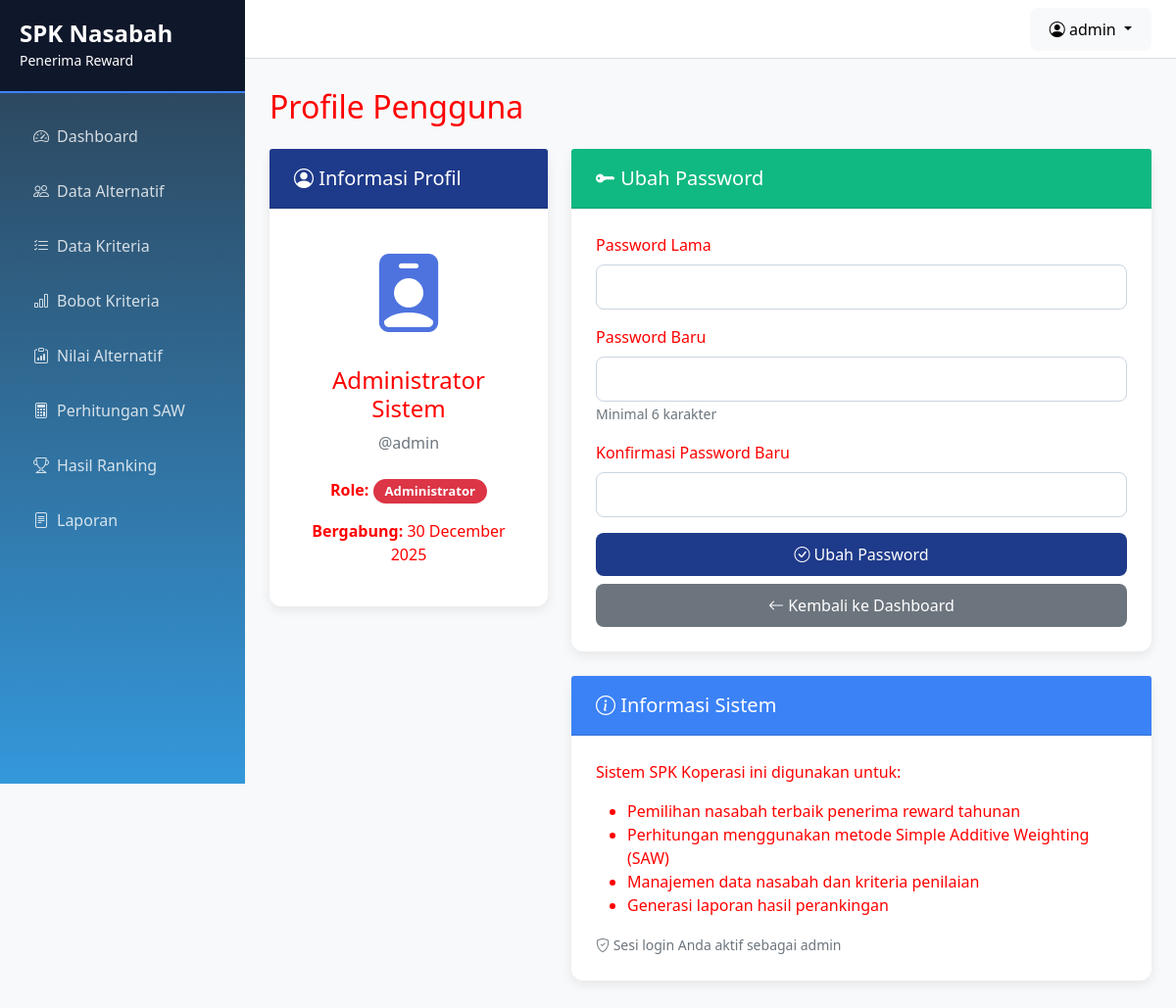
The app's page /profile (signed in) with its own data.
### models.py (models this page shows, shortened)
class User(db.Model, UserMixin):
    id = db.Column(db.Integer, primary_key=True)
    username = db.Column(db.String(80), unique=True, nullable=False)
    password_hash = db.Column(db.String(200), nullable=False)
    nama_lengkap = db.Column(db.String(100))
    role = db.Column(db.String(20), default='admin')  # admin, user
    active = db.Column(db.Boolean, default=True)
    created_at = db.Column(db.DateTime, default=datetime.utcnow)

### app.py (the view)
@app.route('/profile')
@login_required
def profile():
    return render_template('profile.html', user=current_user)

### app.py (called while the page is built)
@login_manager.user_loader
def load_user(user_id):
    return User.query.get(int(user_id))

@app.context_processor
def inject_user_and_version():
    return {
        'current_user': current_user,
        'css_version': int(time.time())
    }

### templates/profile.html (shortened to what this page needs)
{% extends "base.html" %}
{% block header %}Profile Pengguna{% endblock %}
{% block content %}
<div class="row">
    <div class="col-md-4">
        <div class="card">
            <div class="card-header bg-primary text-white">
                <h5 class="mb-0"><i class="bi bi-person-circle"></i> Informasi Profil</h5>
            </div>
            <div class="card-body text-center">
                <div class="mb-3">
                    <i class="bi bi-person-badge-fill" style="font-size: 5rem; color: #4e73df;"></i>
                </div>
                <h4>{{ user.nama_lengkap or user.username }}</h4>
                <p class="text-muted">@{{ user.username }}</p>
                <div class="mt-4">
                    <p><strong>Role:</strong>
                        {% if user.role == 'admin' %}
                            <span class="badge bg-danger">Administrator</span>
                        {% else %}
                            <span class="badge bg-secondary">User</span>
                        {% endif %}
                    </p>
                    <p><strong>Bergabung:</strong> {{ user.created_at.strftime('%d %B %Y') }}</p>
                </div>
            </div>
        </div>
    </div>
    <div class="col-md-8">
        <div class="card">
            <div class="card-header bg-success text-white">
                <h5 class="mb-0"><i class="bi bi-key-fill"></i> Ubah Password</h5>
            </div>
            <div class="card-body">
                <form method="POST" action="{{ url_for('ubah_password') }}">
                    <div class="mb-3">
                        <label for="password_lama" class="form-label">Password Lama</label>
                        <input type="password" class="form-control" id="password_lama"
                               name="password_lama" required>
                    </div>
                    <div class="mb-3">
                        <label for="password_baru" class="form-label">Password Baru</label>
                        <input type="password" class="form-control" id="password_baru"
                               name="password_baru" required minlength="6">
                        <small class="text-muted">Minimal 6 karakter</small>
                    </div>
                    <div class="mb-3">
                        <label for="konfirmasi" class="form-label">Konfirmasi Password Baru</label>
                        <input type="password" class="form-control" id="konfirmasi"
                               name="konfirmasi" required>
                    </div>
                    <div class="d-grid gap-2">
                        <button type="submit" class="btn btn-primary">
                            <i class="bi bi-check-circle"></i> Ubah Password
                        </button>
                        <a href="{{ url_for('dashboard') }}" class="btn btn-secondary">
                            <i class="bi bi-arrow-left"></i> Kembali ke Dashboard
                        </a>
                    </div>
                </form>
            </div>
        </div>
        <div class="card mt-4">
            <div class="card-header bg-info text-white">
                <h5 class="mb-0"><i class="bi bi-info-circle"></i> Informasi Sistem</h5>
            </div>
            <div class="card-body">
                <p>Sistem SPK Koperasi ini digunakan untuk:</p>
                <ul>
                    <li>Pemilihan nasabah terbaik penerima reward tahunan</li>
                    <li>Perhitungan menggunakan metode Simple Additive Weighting (SAW)</li>
                    <li>Manajemen data nasabah dan kriteria penilaian</li>
                    <li>Generasi laporan hasil perankingan</li>
                </ul>
                <p class="mb-0">
                    <small class="text-muted">
                        <i class="bi bi-shield-check"></i>
                        Sesi login Anda aktif sebagai {{ user.username }}
                    </small>
                </p>
            </div>
        </div>
    </div>
</div>
{% endblock %}

### templates/base.html (shortened to what this page needs)
<!DOCTYPE html>
<html lang="id">
<head>
    <link href="https://cdn.jsdelivr.net/npm/bootstrap@5.1.3/dist/css/bootstrap.min.css" rel="stylesheet">
    <link rel="stylesheet" href="{{ url_for('static', filename='style.css') }}?v={{ css_version }}">
    <link rel="stylesheet" href="https://cdn.jsdelivr.net/npm/bootstrap-icons@1.8.1/font/bootstrap-icons.css">
</head>
<body>
<nav id="sidebar">
    <div class="sidebar-header">
        <h4 class="mb-0">SPK Nasabah</h4>
        <small>Penerima Reward</small>
    </div>
    <ul class="nav flex-column mt-3">
        <li class="nav-item">
            <a class="nav-link {% if request.endpoint=='dashboard' %}active{% endif %}" href="{{ url_for('dashboard') }}">
                <i class="bi bi-speedometer2 me-2"></i>Dashboard
            </a>
        </li>
        <li class="nav-item">
            <a class="nav-link {% if request.endpoint=='alternatif' %}active{% endif %}" href="{{ url_for('alternatif') }}">
                <i class="bi bi-people me-2"></i>Data Alternatif
            </a>
        </li>
        <li class="nav-item">
            <a class="nav-link {% if request.endpoint=='kriteria' %}active{% endif %}" href="{{ url_for('kriteria') }}">
                <i class="bi bi-list-check me-2"></i>Data Kriteria
            </a>
        </li>
        <li class="nav-item">
            <a class="nav-link {% if request.endpoint=='bobot' %}active{% endif %}" href="{{ url_for('bobot') }}">
                <i class="bi bi-bar-chart me-2"></i>Bobot Kriteria
            </a>
        </li>
        <li class="nav-item">
            <a class="nav-link {% if request.endpoint=='nilai_alternatif' %}active{% endif %}" href="{{ url_for('nilai_alternatif') }}">
                <i class="bi bi-clipboard-data me-2"></i>Nilai Alternatif
            </a>
        </li>
        <li class="nav-item">
            <a class="nav-link {% if request.endpoint=='perhitungan_saw' %}active{% endif %}" href="{{ url_for('perhitungan_saw') }}">
                <i class="bi bi-calculator me-2"></i>Perhitungan SAW
            </a>
        </li>
        <li class="nav-item">
            <a class="nav-link {% if request.endpoint=='hasil_ranking' %}active{% endif %}" href="{{ url_for('hasil_ranking') }}">
                <i class="bi bi-trophy me-2"></i>Hasil Ranking
            </a>
        </li>
        <li class="nav-item">
            <a class="nav-link {% if request.endpoint=='laporan' %}active{% endif %}" href="{{ url_for('laporan') }}">
                <i class="bi bi-file-text me-2"></i>Laporan
            </a>
        </li>
    </ul>
</nav>
<div class="topbar">
    {% if current_user.is_authenticated %}
    <div class="dropdown">
        <a class="btn btn-light dropdown-toggle" href="#" data-bs-toggle="dropdown">
            <i class="bi bi-person-circle"></i> {{ current_user.username }}
        </a>
    </div>
    {% endif %}
</div>
<div class="content">
    <h2 class="mb-4">{% block header %}{% endblock %}</h2>
    {% block content %}{% endblock %}
</div>
</body>
</html>

### statics/style.css (style rules this page uses)
:root { --primary-color: #1e3a8a; --secondary-color: #3b82f6; --light-color: #f8fafc; --sidebar-bg: #1e3a8a; --sidebar-hover: #3b82f6; --sidebar-active: #60a5fa; --card-bg: #ffffff; --content-bg: #f1f5f9; }
* { margin: 0; padding: 0; box-sizing: border-box; }
body { font-family: 'Segoe UI', Tahoma, Geneva, Verdana, sans-serif; background-color: var(--content-bg); color: #333; min-height: 100vh; }
#sidebar { background-color: #1e293b !important; min-height: 100vh; }
#sidebar .sidebar-header { background-color: #0f172a !important; border-bottom: 2px solid #3b82f6 !important; }
#sidebar .sidebar-header h4 { color: #ffffff !important; font-weight: bold; font-size: 1.5rem; }
#sidebar .nav-link { color: rgba(255, 255, 255, 0.8) !important; padding: 12px 20px; border-left: 4px solid transparent; transition: all 0.3s ease; }
.nav-link::before { margin-right: 10px; font-size: 1.1em; }
.card { background-color: var(--card-bg); border: none; border-radius: 12px; padding: 0; margin-bottom: 25px; box-shadow: 0 4px 12px rgba(0, 0, 0, 0.08); }
.card-header { background-color: var(--primary-color); color: white; padding: 18px 25px; font-weight: 600; }
.card-header.bg-primary { background-color: var(--primary-color) !important; }
.card-header.bg-info { background-color: var(--secondary-color) !important; }
.card-header.bg-success { background-color: #10b981 !important; }
.card-body { padding: 25px; }
.badge { padding: 6px 12px; font-size: 0.82rem; border-radius: 20px; }
.btn { padding: 10px 20px; border-radius: 8px; font-weight: 500; border: none; transition: all 0.3s ease; }
.btn-primary { background-color: var(--primary-color); }
.form-control { border-radius: 8px; border: 1px solid #cbd5e1; padding: 10px 15px; }
body { color: red; }

### templates/base.html (style rules this page uses)
body { margin: 0; background: #f8f9fa; }
#sidebar { position: fixed; top: 0; left: 0; width: 250px; height: 100vh; background: linear-gradient(180deg, #2c3e50 0%, #3498db 100%); color: white; z-index: 1000; }
.sidebar-header { padding: 20px; background: rgba(0,0,0,0.2); border-bottom: 1px solid rgba(255,255,255,0.1); }
.nav-link { color: rgba(255,255,255,0.85); padding: 12px 20px; margin: 4px 10px; border-radius: 8px; }
.topbar { position: fixed; left: 250px; right: 0; height: 60px; background: white; border-bottom: 1px solid #ddd; display: flex; align-items: center; justify-content: flex-end; padding: 0 25px; z-index: 900; }
.content { margin-left: 250px; padding: 90px 25px 25px; }

### records on screen
User: username "admin", nama_lengkap "Administrator Sistem", created_at "30 December 2025"
